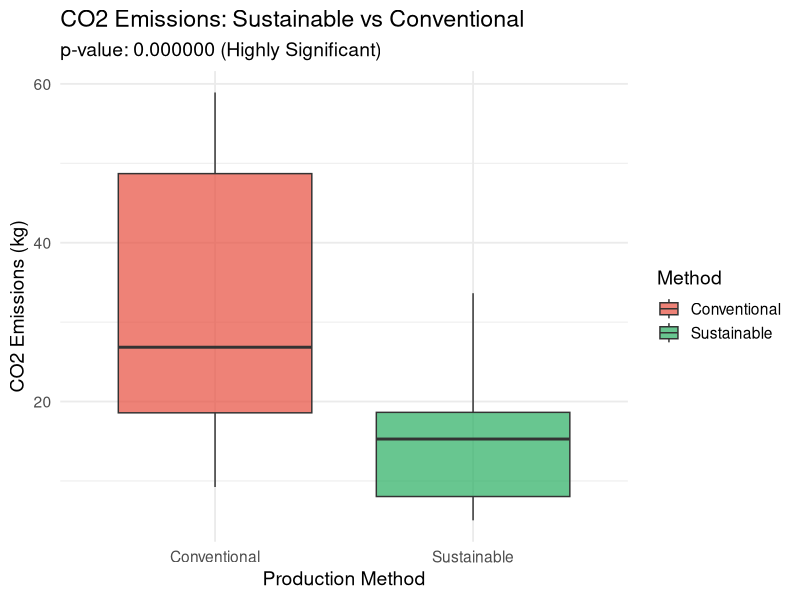

R code for this plot:
# QUICK DEMO: Sustainable Fashion Analysis
# Run this script to demonstrate the project in under 2 minutes

# Set working directory (update this path if needed)
setwd("/Users/danielpuri/Desktop/Projects for masters/sustainable-fashion-analysis-r")

# Load required libraries
library(dplyr)
library(ggplot2)

cat("\n========================================\n")
cat("SUSTAINABLE FASHION ANALYSIS - QUICK DEMO\n")
cat("========================================\n\n")

# ========================================
# STEP 1: Load Data
# ========================================
cat("STEP 1: Loading data...\n")
data <- read.csv("data/fashion_impact_cleaned.csv")

cat(sprintf("✓ Loaded %d clothing items\n", nrow(data)))
cat("\nFirst few rows:\n")
print(head(data[, c("clothing_type", "production_method", "co2_emissions_kg",
                    "water_usage_liters", "lifespan_years")], 3))

# ========================================
# STEP 2: Compare Groups
# ========================================
cat("\n\nSTEP 2: Comparing Sustainable vs Conventional Production\n")
cat("--------------------------------------------------------\n")

comparison <- data %>%
  group_by(production_method) %>%
  summarize(
    avg_co2 = round(mean(co2_emissions_kg), 2),
    avg_water = round(mean(water_usage_liters), 0),
    avg_lifespan = round(mean(lifespan_years), 2),
    count = n()
  )

print(comparison)

# Calculate differences
conv <- comparison[comparison$production_method == "Conventional", ]
sust <- comparison[comparison$production_method == "Sustainable", ]

cat("\n📊 KEY FINDINGS:\n")
cat(sprintf("   CO2 Reduction: %.1f%%\n", (1 - sust$avg_co2/conv$avg_co2) * 100))
cat(sprintf("   Water Reduction: %.1f%%\n", (1 - sust$avg_water/conv$avg_water) * 100))
cat(sprintf("   Lifespan Increase: %.1f%%\n", (sust$avg_lifespan/conv$avg_lifespan - 1) * 100))

# ========================================
# STEP 3: Statistical Test
# ========================================
cat("\n\nSTEP 3: Statistical Validation (t-test)\n")
cat("----------------------------------------\n")

t_result <- t.test(co2_emissions_kg ~ production_method, data = data)

cat(sprintf("t-statistic: %.3f\n", t_result$statistic))
cat(sprintf("p-value: %.6f\n", t_result$p.value))
cat(sprintf("\n✓ Result: %s\n",
            ifelse(t_result$p.value < 0.05,
                   "STATISTICALLY SIGNIFICANT (p < 0.05)",
                   "Not significant")))

# ========================================
# STEP 4: Visualization
# ========================================
cat("\n\nSTEP 4: Creating visualization...\n")

plot1 <- ggplot(data, aes(x = production_method, y = co2_emissions_kg,
                          fill = production_method)) +
  geom_boxplot(alpha = 0.7) +
  scale_fill_manual(values = c("Conventional" = "#E74C3C",
                               "Sustainable" = "#27AE60")) +
  labs(title = "CO2 Emissions: Sustainable vs Conventional",
       subtitle = sprintf("p-value: %.6f (Highly Significant)", t_result$p.value),
       x = "Production Method",
       y = "CO2 Emissions (kg)",
       fill = "Method") +
  theme_minimal(base_size = 14)

print(plot1)

cat("\n✓ Chart displayed in Plots panel (bottom right)\n")

# ========================================
# STEP 5: Bonus - Regression Model
# ========================================
cat("\n\nBONUS: Predictive Model\n")
cat("-----------------------\n")

model <- lm(co2_emissions_kg ~ production_method + lifespan_years, data = data)

cat(sprintf("Model R-squared: %.3f (explains %.1f%% of variance)\n",
            summary(model)$r.squared,
            summary(model)$r.squared * 100))
cat("\nModel Coefficients:\n")
print(round(coef(model), 3))

# ========================================
# SUMMARY
# ========================================
cat("\n\n========================================\n")
cat("DEMO COMPLETE!\n")
cat("========================================\n")
cat("\n🎯 What This Demonstrated:\n")
cat("   1. Data loading and manipulation (dplyr)\n")
cat("   2. Statistical comparison (group means)\n")
cat("   3. Hypothesis testing (t-test)\n")
cat("   4. Data visualization (ggplot2)\n")
cat("   5. Predictive modeling (linear regression)\n")
cat("\n💡 All in under 50 lines of R code!\n")
cat("\n📁 Full analysis available in: scripts/ folder\n")
cat("📊 Report: sustainable_fashion_report.Rmd\n")
cat("🔗 GitHub: https://github.com/danielpuri1901/sustainable-fashion-analysis-r\n\n")
